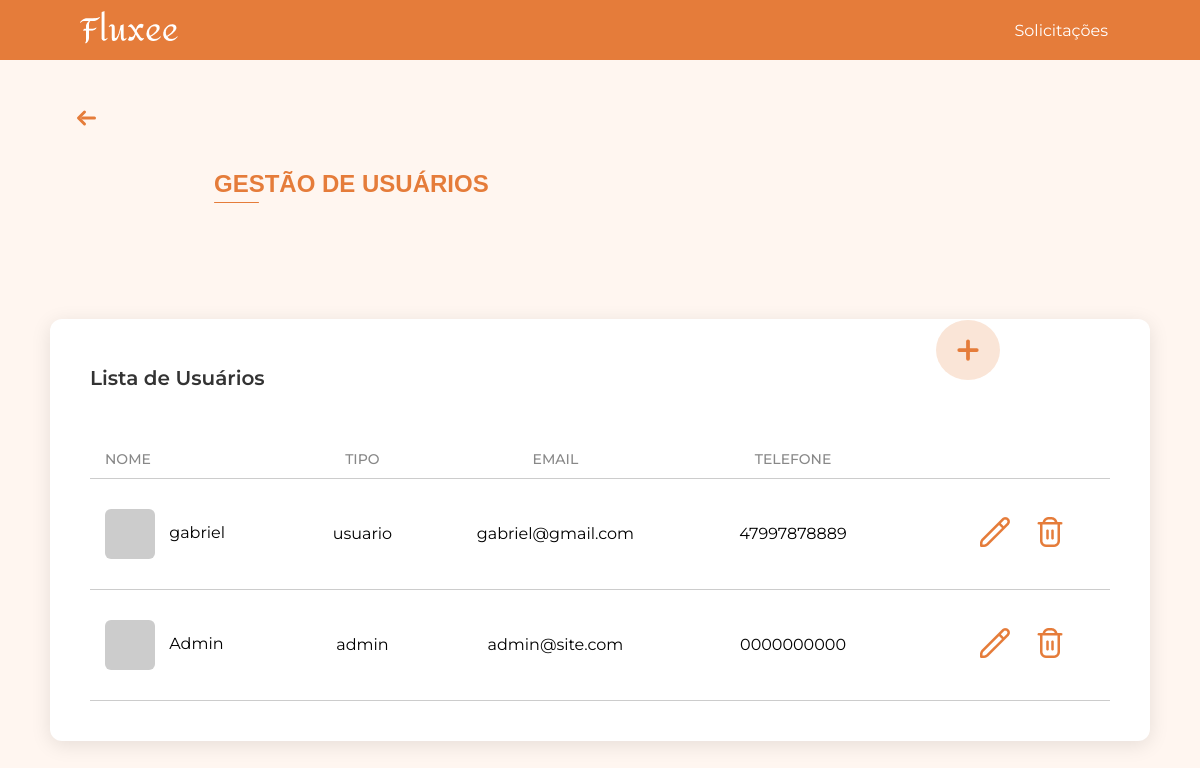
The page /usuarios/ (signed in) on the database as committed earlier.
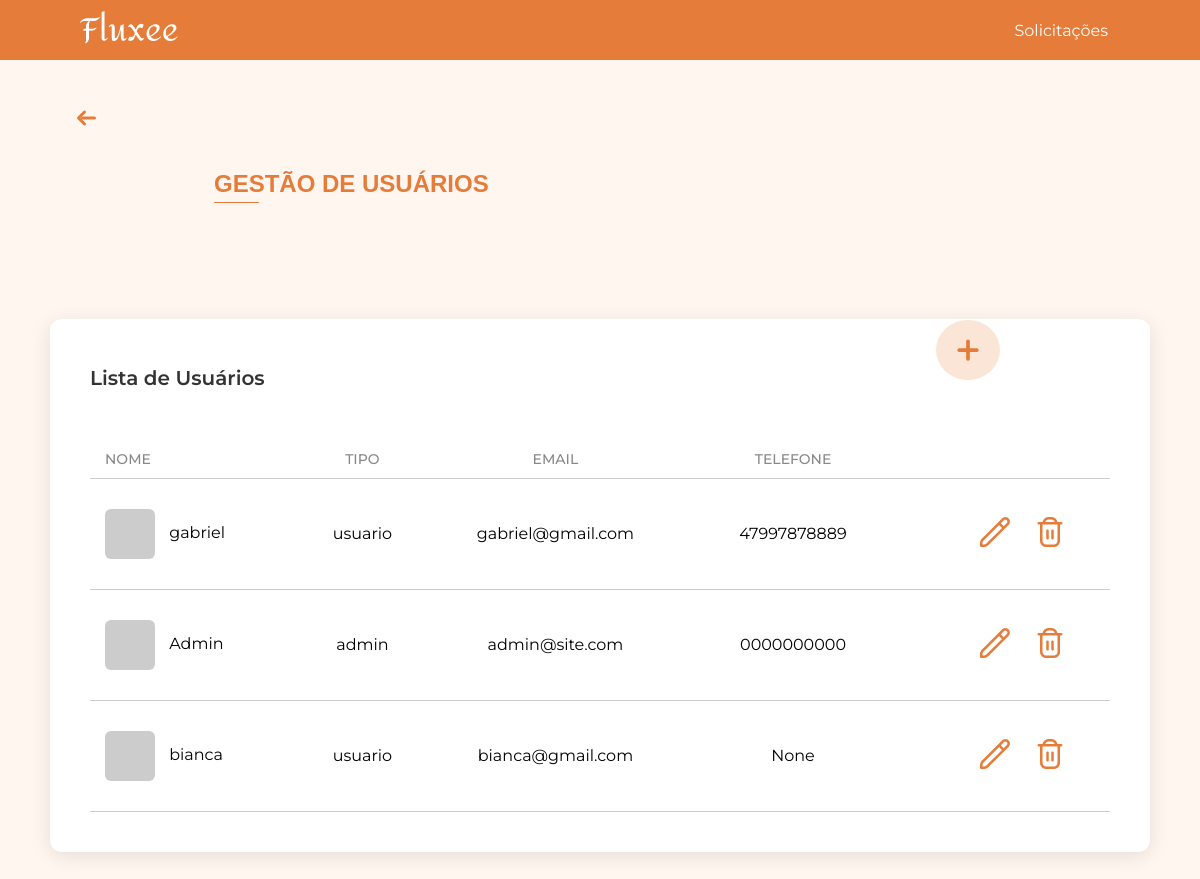
The same page on the database as committed later.
### app/models.py (models this page shows, shortened)
class User(db.Model, UserMixin):
    id = db.Column(db.Integer, primary_key=True)
    nome = db.Column(db.String(100), nullable=False)
    data_nascimento = db.Column(db.Date, nullable=True)
    genero = db.Column(db.String(20), nullable=True)
    email = db.Column(db.String(120), unique=True, nullable=False)
    cpf = db.Column(db.String(14), unique=True)
    telefone = db.Column(db.String(20), nullable=True)
    tipo_usuario = db.Column(db.String(50), nullable=False, default="usuario")
    senha = db.Column(db.String(200), nullable=False)
    imagem_perfil = db.Column(db.String(200), nullable=True)

### app/view.py (the view)
@app.route('/usuarios/')
@login_required
def usuarios():
    pagina_atual = request.args.get('page', 1, type=int)
    por_pagina = 10
    pagination = User.query.order_by(User.id).paginate(page=pagina_atual, per_page=por_pagina)
    usuarios = pagination.items
    mostrar_paginacao = pagination.pages > 1
    return render_template(
        'usuarios.html',
        usuarios=usuarios,
        pagination=pagination,
        pagina_atual=pagina_atual,
        mostrar_paginacao=mostrar_paginacao
    )

### app/models.py (called while the page is built)
@login_manager.user_loader
def load_user(user_id):
    return User.query.get(int(user_id))

### app/templates/usuarios.html (shortened to what this page needs)
<!DOCTYPE html>
<html lang="pt-BR">
<head>
    <link rel="stylesheet" href="{{ url_for('static', filename='css/gestao_usuarios.css') }}">
</head>
<body>
    {% include 'componentes/alertas/alerta_sucesso.html' %}
    {% include 'componentes/header/header.html' %}
    {% with texto="GESTÃO DE USUÁRIOS" %}
        {% include 'componentes/titulos/titulo.html' %}
    {% endwith %}
    {% include 'componentes/botoes/botao_gestao_add_usuarios.html' %}
    <div class="gestao-container">
        <div class="gestao-box">
            <h2 class="gestao-box-title">Lista de Usuários</h2>
            <div class="gestao-tabela">
                <div class="gestao-cabecalho">
                    <span class="coluna-usuario">NOME</span>
                    <span class="coluna-tipo">TIPO</span>
                    <span class="coluna-email">EMAIL</span>
                    <span class="coluna-telefone">TELEFONE</span>
                </div>
                <div class="linha-titulos"></div>
                {% for u in usuarios %}
                    <div class="gestao-linha linha-dinamica">
                        <span class="linha-usuario">
                            {% if u.imagem_perfil %}
                                <img src="{{ url_for('static', filename='uploads/usuarios/' + u.imagem_perfil) }}"
                                    alt="{{ u.nome }}" class="produto-img">
                            {% else %}
                                <div class="produto-img-placeholder"></div>
                            {% endif %}
                            {{ u.nome }}
                        </span>
                        <span class="linha-tipo">{{ u.tipo_usuario }}</span>
                        <span class="linha-email">{{ u.email }}</span>
                        <span class="linha-telefone">{{ u.telefone }}</span>
                        <span class="linha-acoes">
                            <a href="{{ url_for('editar_usuario', id=u.id) }}" class="btn-edit">
                                <img src="{{ url_for('static', filename='icons/edit.png') }}" alt="editar">
                            </a>
                            <a href="javascript:void(0);"
                            class="btn-delete"
                            data-nome="{{ u.nome }}"
                            data-link="{{ url_for('deletar_usuario', id=u.id) }}">
                                <img src="{{ url_for('static', filename='icons/delete.png') }}" alt="excluir">
                            </a>
                        </span>
                    </div>
                {% endfor %}
            </div>
        </div>
    </div>
</body>
</html>

### app/templates/componentes/alertas/alerta_sucesso.html (shortened to what this page needs)
<link rel="stylesheet" href="{{ url_for('static', filename='css/diversos/alerta_sucesso.css') }}">

### app/templates/componentes/header/header.html (shortened to what this page needs)
<header class="site-header">
  <div class="container">
    <a href="/" class="logo">
      <img src="{{ url_for('static', filename='images/fluxee2.png') }}" alt="Logo Fluxeé">
    </a>
    <nav class="nav">
      <ul>
        <li><a href="{{ url_for('solicitacoes') }}">Solicitações</a></li>
      </ul>
    </nav>
  </div>
</header>
<link rel="stylesheet" href="{{ url_for('static', filename='css/header.css') }}">

### app/templates/componentes/titulos/titulo.html
<div class="titulo-container">
    <div class="seta-container">
        <a href="{{ url_for('home') }}" class="titulo-voltar" title="Voltar para a página inicial">
            <svg xmlns="http://www.w3.org/2000/svg" width="45" height="24" fill="none" stroke="#E57C3A" stroke-width="3" stroke-linecap="round" stroke-linejoin="round" viewBox="0 0 24 24">
                <line x1="8" y1="12" x2="20" y2="12" />
                <polyline points="10 6 4 12 10 18" />
            </svg>
        </a>
    </div>
    <div class="titulo-linha">
        <h1 class="titulo">{{ texto }}</h1>
    </div>
</div>
<link rel="stylesheet" href="{{ url_for('static', filename='css/diversos/titulo.css') }}">

### app/templates/componentes/botoes/botao_gestao_add_usuarios.html
<a href="{{ url_for('adicionar_usuario') }}" class="botao-adicionar-usuarios" title="Adicionar novo usuario">
    <svg xmlns="http://www.w3.org/2000/svg" width="24" height="24" fill="none" stroke="#E57C3A" stroke-width="3" stroke-linecap="round" stroke-linejoin="round" viewBox="0 0 24 24">
        <line x1="12" y1="5" x2="12" y2="19"/>
        <line x1="5" y1="12" x2="19" y2="12"/>
    </svg>
</a>
<link rel="stylesheet" href="{{ url_for('static', filename='css/botoes/botao_gestao_add_usuarios.css') }}">

### app/static/css/gestao_usuarios.css (style rules this page uses)
html, body { margin: 0; padding: 0; font-family: 'Montserrat', Arial, sans-serif; background-color: #FFF6F0; }
.gestao-container { display: flex; justify-content: center; align-items: flex-start; gap: 50px; padding: 50px 0; }
.gestao-box { width: 1450px; background: #fff; border-radius: 12px; box-shadow: 0 4px 20px rgba(0,0,0,0.1); padding-left: 40px; padding-right: 40px; padding-top: 30px; padding-bottom: 40px; box-sizing: border-box; }
.gestao-box-title { font-size: 20px; font-weight: 600; margin-bottom: 50px; color: #333; }
.gestao-linha { display: flex; align-items: center; padding: 12px 0; border-bottom: 1px solid #ccc; height: auto; background: transparent; }
.gestao-linha:last-of-type { margin-bottom: 0; }
.gestao-cabecalho { display: flex; padding: 10px 15px; font-weight: 500; color: #888; font-size: 14px; }
.coluna-usuario { width: 18%; text-align: left; }
.coluna-tipo { width: 16%; text-align: center; }
.coluna-email { width: 23%; text-align: center; }
.coluna-telefone { width: 25%; text-align: center; }
.linha-usuario { width: 18%; }
.linha-tipo { width: 16%; text-align: center; }
.linha-email { width: 23%; text-align: center; }
.linha-telefone { width: 25%; text-align: center; }
.linha-acoes { width: 20%; text-align: right; }
.linha-acoes { width: 15%; text-align: right; display: flex; justify-content: flex-end; align-items: center; gap: 25px; }
.gestao-linha.linha-dinamica { padding: 30px 15px; }
.linha-titulos { width: 100%; height: 1px; background: #ccc; }
.produto-img, .produto-img-placeholder { width: 50px; height: 50px; border-radius: 6px; margin-right: 10px; vertical-align: middle; display: inline-block; }
.produto-img-placeholder { background-color: #ccc; }
.linha-acoes img { width: 30px; height: 30px; cursor: pointer; }
@media (max-width: 2100px) { .gestao-box { width: 1600px; } }
@media (max-width: 1800px) { .gestao-box { width: 1350px; } }
@media (max-width: 1600px) { .gestao-box { width: 1200px; } }
@media (max-width: 1450px) { .gestao-box { width: 1100px; } }
@media (max-width: 1400px) { .gestao-box { margin-top: 50px; } }

### app/static/css/header.css (style rules this page uses)
.site-header { background-color: #E57C3A; width: 100%; height: 65px; max-height: 60px; color: white; display: flex; align-items: center; padding: 0 80px; box-sizing: border-box; }
.site-header .container { display: flex; justify-content: space-between; align-items: center; width: 100%; margin: 0 auto; padding-right: 0; }
.logo { font-size: 1.5rem; font-weight: bold; }
.nav ul { display: flex; list-style: none; margin: 0; padding: 0; font-family: 'Montserrat', sans-serif; gap: 20px; }
.nav li { position: relative; margin: 0; }
.nav a { display: inline-flex; align-items: center; text-decoration: none; color: white; font-family: 'Montserrat', sans-serif; padding: 8px 12px; transition: color 0.3s ease; }

### app/static/css/diversos/titulo.css (style rules this page uses)
.titulo-container { margin-left: 64px; margin-top: 46px; display: block; }
.seta-container { margin-bottom: 20px; }
.titulo-voltar { text-decoration: none; display: inline-flex; align-items: center; transition: transform 0.2s ease; }
.titulo-linha .titulo { color: #E57C3A; margin-left: 150px; font-size: 24px; font-weight: 600; font-family: Arial, Helvetica, sans-serif; position: relative; display: inline-block; }
.titulo-linha .titulo::after { content: ""; display: block; width: 45px; height: 1px; background-color: #E57C3A; margin-top: 4px; border-radius: 2px; }

### app/static/css/botoes/botao_gestao_add_usuarios.css (style rules this page uses)
.botao-adicionar-usuarios { display: flex; align-items: center; justify-content: center; width: 64px; height: 60px; border-radius: 50%; background-color: rgba(229, 124, 58, 0.2); text-decoration: none; cursor: pointer; transition: transform 0.2s ease, box-shadow 0.2s ease; position: fixed; right: 193px; top: 350px; z-index: 1000; }
.botao-adicionar-usuarios svg { width: 30px; height: 30px; stroke: #E57C3A; }
@media (max-width: 2100px) { .botao-adicionar-usuarios { right: 80px; } }
@media (max-width: 1400px) { .botao-adicionar-usuarios { position: fixed; top: 320px; right: 200px; z-index: 2000; transform: none; } }

Rows that differ between the two databases and show on the page:
added User: nome "bianca", tipo_usuario "usuario", email "bianca@gmail.com", telefone "None"
